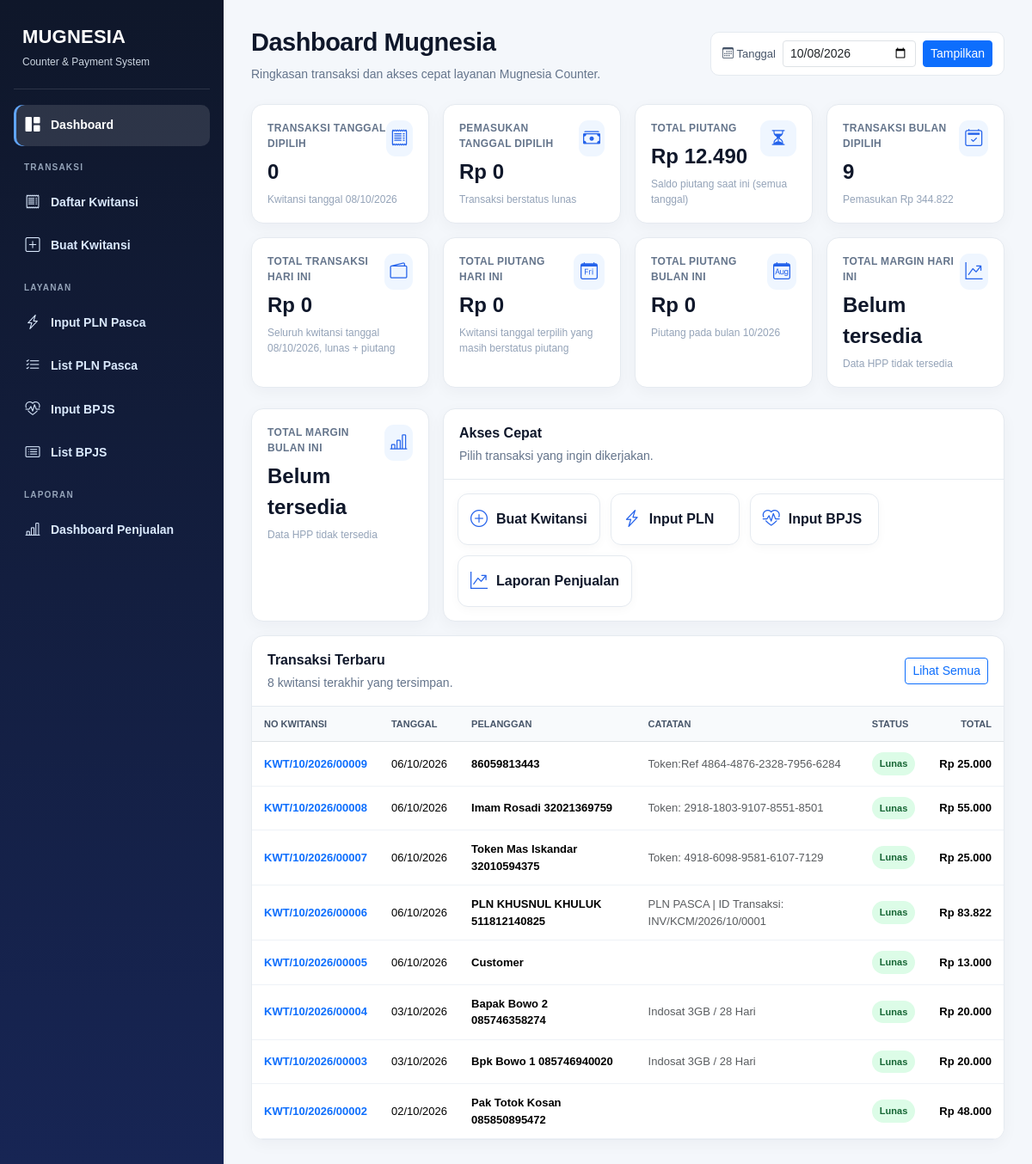
The page / on the database its author committed.
### tables this page shows
CREATE TABLE `kwitansi` (
  `id` int(11) NOT NULL AUTO_INCREMENT,
  `no_kwitansi` varchar(40) NOT NULL,
  `tanggal` date NOT NULL,
  `nama_pelanggan` varchar(100) DEFAULT NULL,
  `alamat_pelanggan` varchar(255) DEFAULT NULL,
  `catatan` text,
  `status_bayar` varchar(50) NOT NULL,
  `discount` decimal(12,0) NOT NULL,
  `total` decimal(12,0) NOT NULL DEFAULT '0',
  `created_at` timestamp NOT NULL DEFAULT CURRENT_TIMESTAMP,
  `SN` varchar(45) NOT NULL,
  PRIMARY KEY (`id`),
  UNIQUE KEY `no_kwitansi` (`no_kwitansi`),
  KEY `idx_kwitansi_no` (`no_kwitansi`),
  KEY `idx_kwitansi_nama` (`nama_pelanggan`),
  KEY `idx_kwitansi_status` (`status_bayar`)
);

### index.php (the view, shortened to what this page needs)
<?php
require_once "db.php";
function scalarValue($conn, $sql, $default = 0) {
    $r = $conn->query($sql);
    $row = $r->fetch_row();
    return $row ? ($row[0] ?? $default) : $default;
}
$selectedDate = $_GET['tanggal'] ?? date('Y-m-d');
$parsedDate = DateTimeImmutable::createFromFormat('!Y-m-d', $selectedDate);
$filterDate = $conn->real_escape_string($selectedDate);
$monthStart = $conn->real_escape_string($parsedDate->format('Y-m-01'));
$monthEnd = $conn->real_escape_string($parsedDate->format('Y-m-t'));
$labelTanggal = $parsedDate->format('d/m/Y');
$transaksi_hari_ini = (int) scalarValue($conn, "SELECT COUNT(*) FROM kwitansi WHERE tanggal = '$filterDate'");
$pemasukan_hari_ini = (float) scalarValue($conn, "SELECT COALESCE(SUM(total),0) FROM kwitansi WHERE tanggal = '$filterDate' AND LOWER(TRIM(status_bayar))='lunas'");
$piutang = (float) scalarValue($conn, "SELECT COALESCE(SUM(total),0) FROM kwitansi WHERE LOWER(TRIM(status_bayar))='piutang'");
$transaksi_bulan_ini = (int) scalarValue($conn, "SELECT COUNT(*) FROM kwitansi WHERE tanggal BETWEEN '$monthStart' AND '$monthEnd'");
$pemasukan_bulan_ini = (float) scalarValue($conn, "SELECT COALESCE(SUM(total),0) FROM kwitansi WHERE tanggal BETWEEN '$monthStart' AND '$monthEnd' AND LOWER(TRIM(status_bayar))='lunas'");
$total_transaksi_hari_ini = (float) scalarValue($conn, "SELECT COALESCE(SUM(total),0) FROM kwitansi WHERE tanggal = '$filterDate'");
$piutang_hari_ini = (float) scalarValue($conn, "SELECT COALESCE(SUM(total),0) FROM kwitansi WHERE tanggal = '$filterDate' AND LOWER(TRIM(status_bayar))='piutang'");
$piutang_bulan_ini = (float) scalarValue($conn, "SELECT COALESCE(SUM(total),0) FROM kwitansi WHERE tanggal BETWEEN '$monthStart' AND '$monthEnd' AND LOWER(TRIM(status_bayar))='piutang'");
$margin_tersedia = false;
$total_margin = 0.0;
$jumlah_margin = 0;
$total_margin_bulan = 0.0;
$jumlah_margin_bulan = 0;
$recent = $conn->query("SELECT id,no_kwitansi,tanggal,nama_pelanggan,status_bayar,total,catatan FROM kwitansi ORDER BY id DESC LIMIT 8");
?>
<!doctype html>
<html lang="id">
<head>
<link href="https://cdn.jsdelivr.net/npm/bootstrap@5.3.3/dist/css/bootstrap.min.css" rel="stylesheet">
<link rel="stylesheet" href="https://cdn.jsdelivr.net/npm/bootstrap-icons@1.11.3/font/bootstrap-icons.min.css">
</head>
<body>
<div class="mug-app">
<?php require __DIR__ . "/layout/sidebar.php"; ?>
<main class="mug-main">
  <div class="topbar"><div><div class="title">Dashboard Mugnesia</div><div class="subtitle">Ringkasan transaksi dan akses cepat layanan Mugnesia Counter.</div></div><form method="get" class="date-pill d-flex align-items-center gap-2"><label for="tanggalDashboard" class="mb-0"><i class="bi bi-calendar3"></i> Tanggal</label><input id="tanggalDashboard" aria-label="Tanggal dashboard" type="date" name="tanggal" value="<?= htmlspecialchars($selectedDate, ENT_QUOTES, 'UTF-8') ?>" class="form-control form-control-sm" style="width:155px" onchange="this.form.submit()"><button type="submit" class="btn btn-sm btn-primary">Tampilkan</button></form></div>
  <div class="row g-3 mb-4">
    <div class="col-xl-3 col-md-6"><div class="stat"><div class="d-flex justify-content-between"><div><div class="stat-label">Transaksi Tanggal Dipilih</div><div class="stat-value"><?= number_format($transaksi_hari_ini,0,',','.') ?></div></div><div class="stat-icon"><i class="bi bi-receipt"></i></div></div><div class="stat-note">Kwitansi tanggal <?= htmlspecialchars($labelTanggal) ?></div></div></div>
    <div class="col-xl-3 col-md-6"><div class="stat"><div class="d-flex justify-content-between"><div><div class="stat-label">Pemasukan Tanggal Dipilih</div><div class="stat-value">Rp <?= number_format($pemasukan_hari_ini,0,',','.') ?></div></div><div class="stat-icon"><i class="bi bi-cash-stack"></i></div></div><div class="stat-note">Transaksi berstatus lunas</div></div></div>
    <div class="col-xl-3 col-md-6"><div class="stat"><div class="d-flex justify-content-between"><div><div class="stat-label">Total Piutang</div><div class="stat-value">Rp <?= number_format($piutang,0,',','.') ?></div></div><div class="stat-icon"><i class="bi bi-hourglass-split"></i></div></div><div class="stat-note">Saldo piutang saat ini (semua tanggal)</div></div></div>
    <div class="col-xl-3 col-md-6"><div class="stat"><div class="d-flex justify-content-between"><div><div class="stat-label">Transaksi Bulan Dipilih</div><div class="stat-value"><?= number_format($transaksi_bulan_ini,0,',','.') ?></div></div><div class="stat-icon"><i class="bi bi-calendar2-check"></i></div></div><div class="stat-note">Pemasukan Rp <?= number_format($pemasukan_bulan_ini,0,',','.') ?></div></div></div>
    <div class="col-xl-3 col-md-6"><div class="stat"><div class="d-flex justify-content-between"><div><div class="stat-label">Total Transaksi Hari Ini</div><div class="stat-value">Rp <?= number_format($total_transaksi_hari_ini,0,',','.') ?></div></div><div class="stat-icon"><i class="bi bi-wallet2"></i></div></div><div class="stat-note">Seluruh kwitansi tanggal <?= htmlspecialchars($labelTanggal) ?>, lunas + piutang</div></div></div>
    <div class="col-xl-3 col-md-6"><div class="stat"><div class="d-flex justify-content-between"><div><div class="stat-label">Total Piutang Hari Ini</div><div class="stat-value">Rp <?= number_format($piutang_hari_ini,0,',','.') ?></div></div><div class="stat-icon"><i class="bi bi-calendar-day"></i></div></div><div class="stat-note">Kwitansi tanggal terpilih yang masih berstatus piutang</div></div></div>
    <div class="col-xl-3 col-md-6"><div class="stat"><div class="d-flex justify-content-between"><div><div class="stat-label">Total Piutang Bulan Ini</div><div class="stat-value">Rp <?= number_format($piutang_bulan_ini,0,',','.') ?></div></div><div class="stat-icon"><i class="bi bi-calendar-month"></i></div></div><div class="stat-note">Piutang pada bulan <?= htmlspecialchars($parsedDate->format('m/Y')) ?></div></div></div>
    <div class="col-xl-3 col-md-6"><div class="stat"><div class="d-flex justify-content-between"><div><div class="stat-label">Total Margin Hari Ini</div><div class="stat-value"><?= $margin_tersedia ? 'Rp '.number_format($total_margin,0,',','.') : 'Belum tersedia' ?></div></div><div class="stat-icon"><i class="bi bi-graph-up-arrow"></i></div></div><div class="stat-note"><?= $margin_tersedia ? number_format($jumlah_margin,0,',','.').' kwitansi dengan data HPP/laba; setelah diskon' : 'Data HPP tidak tersedia' ?></div></div></div>
  </div>
  <div class="row g-3 mb-3 align-items-stretch">
    <div class="col-xl-3 col-md-6"><div class="stat h-100"><div class="d-flex justify-content-between"><div><div class="stat-label">Total Margin Bulan Ini</div><div class="stat-value"><?= $margin_tersedia ? 'Rp '.number_format($total_margin_bulan,0,',','.') : 'Belum tersedia' ?></div></div><div class="stat-icon"><i class="bi bi-bar-chart-line"></i></div></div><div class="stat-note"><?= $margin_tersedia ? number_format($jumlah_margin_bulan,0,',','.').' kwitansi dengan data HPP/laba; setelah diskon' : 'Data HPP tidak tersedia' ?></div></div></div>
    <div class="col-xl-9 col-md-6">
      <div class="cardx h-100"><div class="cardx-head"><div><div class="cardx-title">Akses Cepat</div><div class="subtitle">Pilih transaksi yang ingin dikerjakan.</div></div></div><div class="p-3 quick">
    <a href="kwitansi_form.php"><i class="bi bi-plus-circle"></i>Buat Kwitansi</a><a href="input_tagihan.php"><i class="bi bi-lightning-charge"></i>Input PLN</a><a href="input_bpjs.php"><i class="bi bi-heart-pulse"></i>Input BPJS</a><a href="laporan_penjualan.php"><i class="bi bi-graph-up-arrow"></i>Laporan Penjualan</a>
      </div></div>
    </div>
  </div>
  <div class="cardx"><div class="cardx-head"><div><div class="cardx-title">Transaksi Terbaru</div><div class="subtitle">8 kwitansi terakhir yang tersimpan.</div></div><a href="list_kwitansi.php" class="btn btn-sm btn-outline-primary">Lihat Semua</a></div><div class="table-responsive"><table class="table"><thead><tr><th>No Kwitansi</th><th>Tanggal</th><th>Pelanggan</th><th>Catatan</th><th>Status</th><th class="text-end">Total</th></tr></thead><tbody>
  <?php if ($recent && $recent->num_rows): while($r=$recent->fetch_assoc()): $st=strtolower(trim($r['status_bayar']??'')); ?>
  <tr><td><a href="kwitansi_edit.php?id=<?= (int)$r['id'] ?>" class="text-decoration-none fw-bold"><?= htmlspecialchars($r['no_kwitansi']) ?></a></td><td class="text-nowrap"><?= date('d/m/Y',strtotime($r['tanggal'])) ?></td><td class="fw-semibold"><?= htmlspecialchars($r['nama_pelanggan']) ?></td><td class="text-muted"><?= htmlspecialchars(mb_strimwidth($r['catatan']??'',0,55,'…')) ?></td><td><span class="status <?= $st==='lunas'?'badge-lunas':($st==='piutang'?'badge-piutang':'bg-light') ?>"><?= htmlspecialchars($r['status_bayar'] ?: '-') ?></span></td><td class="text-end fw-bold text-nowrap">Rp <?= number_format($r['total'],0,',','.') ?></td></tr>
  <?php endwhile; else: ?><tr><td colspan="6" class="text-center text-muted py-4">Belum ada transaksi.</td></tr><?php endif; ?>
  </tbody></table></div></div>
</main>
</div>
</body></html>

### index.php (style rules this page uses)
:root { --bg:#f4f7fb;--side:#0f172a;--side2:#172554;--muted:#64748b;--border:#e5eaf0;--blue:#0d6efd }
* { box-sizing:border-box }
body { margin:0;background:var(--bg);font-family:Arial,Helvetica,sans-serif;color:#0f172a }
.topbar { display:flex;justify-content:space-between;gap:20px;align-items:center;margin-bottom:24px }
.title { font-size:29px;font-weight:800;letter-spacing:-.5px }
.subtitle { color:var(--muted);font-size:14px;margin-top:4px }
.date-pill { background:#fff;border:1px solid var(--border);border-radius:10px;padding:9px 13px;color:#475569;font-size:13px }
.stat { background:#fff;border:1px solid var(--border);border-radius:14px;padding:18px;box-shadow:0 5px 18px rgba(15,23,42,.04);height:100% }
.stat-icon { width:42px;height:42px;border-radius:11px;display:flex;align-items:center;justify-content:center;font-size:20px;background:#eff6ff;color:#2563eb }
.stat-label { color:var(--muted);font-size:12px;font-weight:700;text-transform:uppercase;letter-spacing:.35px }
.stat-value { font-size:24px;font-weight:800;margin-top:6px }
.stat-note { font-size:12px;color:#94a3b8;margin-top:5px }
.cardx { background:#fff;border:1px solid var(--border);border-radius:14px;box-shadow:0 5px 18px rgba(15,23,42,.04);overflow:hidden }
.cardx-head { padding:16px 18px;border-bottom:1px solid var(--border);display:flex;justify-content:space-between;align-items:center }
.cardx-title { font-weight:800 }
.quick { display:flex;gap:12px;flex-wrap:wrap }
.quick a { min-width:150px;background:#fff;border:1px solid var(--border);border-radius:12px;padding:14px;text-decoration:none;color:#0f172a;display:flex;align-items:center;gap:10px;font-weight:700;box-shadow:0 3px 12px rgba(15,23,42,.03) }
.quick i { font-size:20px;color:#2563eb }
.table { margin:0 }
.table th { background:#f8fafc;color:#475569;font-size:11px;text-transform:uppercase;padding:12px 14px }
.table td { font-size:13px;padding:12px 14px;vertical-align:middle;border-color:#eef2f7 }
.badge-lunas { background:#dcfce7;color:#166534 }
.status { display:inline-block;padding:5px 9px;border-radius:999px;font-size:11px;font-weight:700 }
body { margin:0 !important;padding:0 !important;background:#f4f7fb; }
.mug-app { min-height:100vh;display:flex; }
.mug-main { margin-left:260px;width:calc(100% - 260px);min-height:100vh;padding:28px 32px; }

### rows shown on the page
kwitansi: no_kwitansi "KWT/10/2026/00009", tanggal "06/10/2026", nama_pelanggan "86059813443", catatan "Token:Ref 4864-4876-2328-7956-6284", status_bayar "Lunas", total "25.000"
kwitansi: no_kwitansi "KWT/10/2026/00008", tanggal "06/10/2026", nama_pelanggan "Imam Rosadi 32021369759", catatan "Token: 2918-1803-9107-8551-8501", status_bayar "Lunas", total "55.000"
kwitansi: no_kwitansi "KWT/10/2026/00007", tanggal "06/10/2026", nama_pelanggan "Token Mas Iskandar 32010594375", catatan "Token: 4918-6098-9581-6107-7129", status_bayar "Lunas", total "25.000"
kwitansi: no_kwitansi "KWT/10/2026/00006", tanggal "06/10/2026", nama_pelanggan "PLN KHUSNUL KHULUK 511812140825", catatan "PLN PASCA | ID Transaksi: INV/KCM/2026/10/0001", status_bayar "Lunas", total "83.822"
kwitansi: no_kwitansi "KWT/10/2026/00005", tanggal "06/10/2026", nama_pelanggan "Customer", status_bayar "Lunas", total "13.000"
kwitansi: no_kwitansi "KWT/10/2026/00004", tanggal "03/10/2026", nama_pelanggan "Bapak Bowo 2 085746358274", catatan "Indosat 3GB / 28 Hari", status_bayar "Lunas", total "20.000"
kwitansi: no_kwitansi "KWT/10/2026/00003", tanggal "03/10/2026", nama_pelanggan "Bpk Bowo 1 085746940020", catatan "Indosat 3GB / 28 Hari", status_bayar "Lunas", total "20.000"
kwitansi: no_kwitansi "KWT/10/2026/00002", tanggal "02/10/2026", nama_pelanggan "Pak Totok Kosan 085850895472", status_bayar "Lunas", total "48.000"

### other values the page prints
$transaksi_hari_ini "0"
$labelTanggal "08/10/2026"
$pemasukan_hari_ini "0"
$piutang "12.490"
$transaksi_bulan_ini "9"
$pemasukan_bulan_ini "344.822"
$total_transaksi_hari_ini "0"
$piutang_hari_ini "0"
$piutang_bulan_ini "0"
$parsedDate->format('m/Y') "10/2026"
